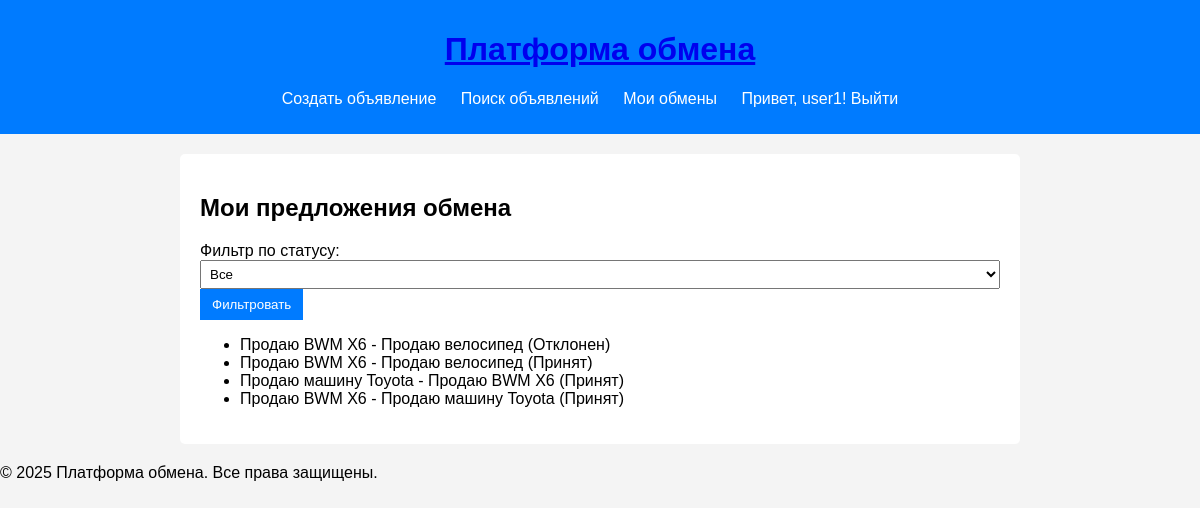
Screenshot of /exchange/ (signed in) with the database file from the repository.
### app/models.py (models this page shows, shortened)
class ExchangeOffer(models.Model):
    sender = models.ForeignKey(User, on_delete=models.CASCADE)
    post_sender = models.ForeignKey(Product, related_name="sent_offers", on_delete=models.CASCADE)
    post_receiver = models.ForeignKey(Product, related_name="received_offers", on_delete=models.CASCADE)
    comment = models.TextField(blank=True)
    status = models.CharField(max_length=20,
                            choices=[('pending', 'Ожидает'), ('accepted', 'Принят'), ('declined', 'Отклонен')],
                            default='pending'
    )
    created_at = models.DateTimeField(auto_now_add=True)

class Product(models.Model):
    user = models.ForeignKey(User, on_delete=models.CASCADE)
    title = models.CharField(max_length=255)
    description = models.TextField()
    photo = models.URLField(blank=True, null=True)
    category = models.CharField(max_length=50)
    condition = models.CharField(max_length=50, choices=[('new', 'Новый'), ('used', 'БУ')])
    created_at = models.DateTimeField(auto_now_add=True)
    is_active = models.BooleanField(default=True)

### app/views.py (the view)
# urls.py: path('exchange/', views.exchange_list, name='exchange_list'),
@login_required
def exchange_list(request):
    offers = ExchangeOffer.objects.filter(sender=request.user) | ExchangeOffer.objects.filter(post_receiver__user=request.user)
    status_filter = request.GET.get("status")
    if status_filter:
        offers = offers.filter(status=status_filter)
    return render(request, 'app/exchange_list.html', {'offers': offers})

### app/templates/app/exchange_list.html (shortened to what this page needs)
{% extends "app/base.html" %}
{% block content %}
<h2>Мои предложения обмена</h2>
<form method="GET">
    <label>Фильтр по статусу:</label>
    <select name="status">
        <option value="">Все</option>
    </select>
    <button type="submit">Фильтровать</button>
</form>
<ul>
    {% for offer in offers %}
        <li>
            {{ offer.post_sender.title }} - {{ offer.post_receiver.title }} ({{ offer.get_status_display }})
        </li>
    {% endfor %}
</ul>
{% endblock %}

### app/templates/app/base.html (shortened to what this page needs)
{% load static %}
<!DOCTYPE html>
<html lang="ru">
<head>
    <link rel="stylesheet" href="{% static 'app/css/styles.css' %}">
</head>
<body>
    <header>
        <h1><a href="{% url 'home' %}">Платформа обмена</a></h1>
        <nav>
            <ul>
                <li><a href="{% url 'create_post' %}">Создать объявление</a></li>
                <li><a href="{% url 'search_post' %}">Поиск объявлений</a></li>
                <li><a href="{% url 'exchange_list' %}">Мои обмены</a></li>
                {% if user.is_authenticated %}
                    <li>Привет, {{ user.username }}! <a href="{% url 'logout' %}">Выйти</a></li>
                {% else %}
                    <li><a href="{% url 'login' %}">Войти</a></li>
                    <li><a href="{% url 'signup' %}">Регистрация</a></li>
                {% endif %}
            </ul>
        </nav>
    </header>
    <main>
        {% block content %} {% endblock %}
    </main>
    <footer>
        <p>© 2025 Платформа обмена. Все права защищены.</p>
    </footer>
</body>
</html>

### app/static/app/css/styles.css (style rules this page uses)
body { font-family: Arial, sans-serif; background-color: #f4f4f4; margin: 0; padding: 0; }
header { background-color: #007bff; color: white; padding: 10px; text-align: center; }
nav ul { list-style: none; padding: 0; }
nav ul li { display: inline; margin-right: 20px; }
nav ul li a { color: white; text-decoration: none; }
main { max-width: 800px; margin: 20px auto; background: white; padding: 20px; border-radius: 5px; }
button { background-color: #007bff; color: white; padding: 8px 12px; border: none; cursor: pointer; }
input, textarea, select { padding: 5px; width: 100%; }

### rows the page displays
ExchangeOffer: post_sender "Продаю BWM X6", post_receiver "Продаю велосипед", status "Отклонен"
ExchangeOffer: post_sender "Продаю BWM X6", post_receiver "Продаю велосипед", status "Принят"
ExchangeOffer: post_sender "Продаю машину Toyota", post_receiver "Продаю BWM X6", status "Принят"
ExchangeOffer: post_sender "Продаю BWM X6", post_receiver "Продаю машину Toyota", status "Принят"

### other values shown
{{ user.username }} "user1"
